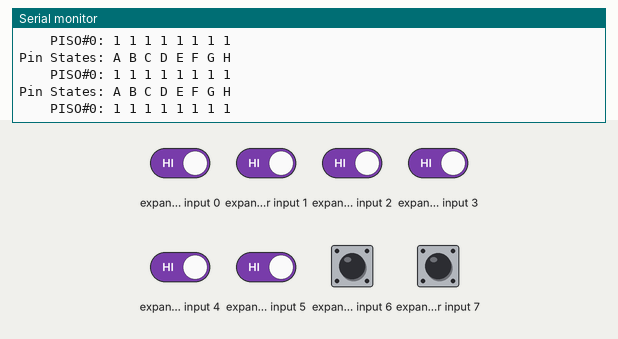
This sketch was run on a simulated Arduino Uno, built with avr-gcc and run on an emulated ATmega328P. On the bench: the last lines printed to the serial monitor. Wiring (inferred from the names in the program): input shift register (74HC165): load pin 2; clock pin 7; serial out pin 3. The inputs (shaded band) are chosen by the test bench; at power-on: expander input 0–7 HIGH.

Above: at 2.3 s.
2.4 s: expander input 0 driven LOW
At 2.83 s:
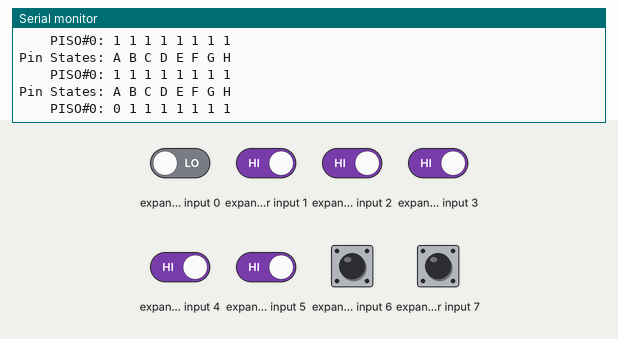
3.9 s: expander input 1 driven LOW
At 4.33 s:
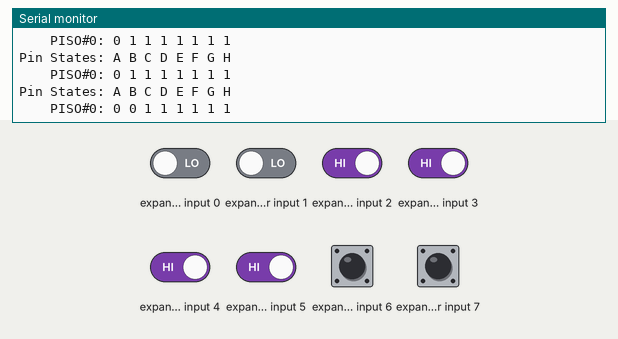
5.4 s: expander input 2 driven LOW
At 5.84 s:
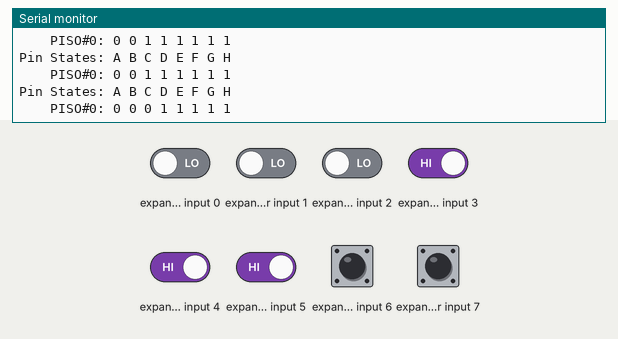
6.9 s: expander input 3 driven LOW
At 7.34 s:
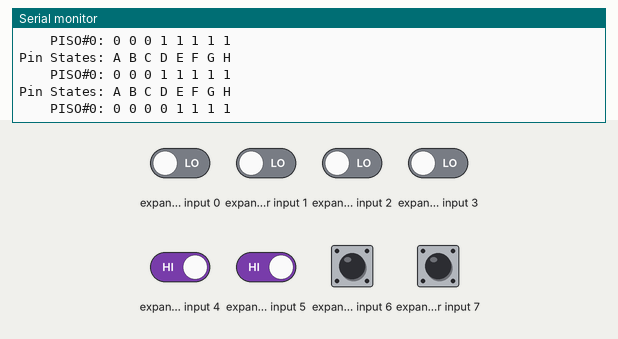
8.4 s: expander input 4 driven LOW
At 8.84 s:
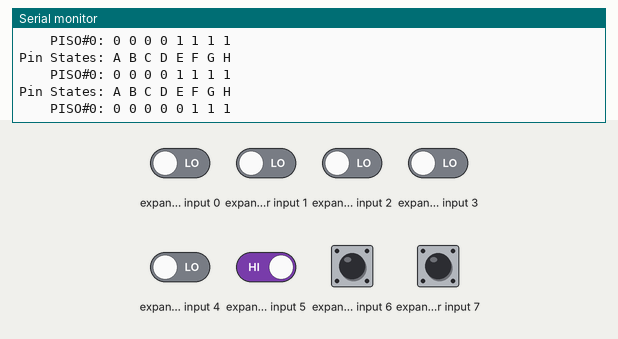
9.9 s: expander input 5 driven LOW
At 10.35 s:
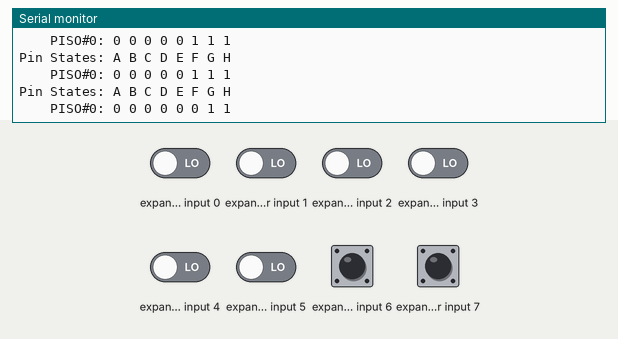

Measured:
- after the input at 2.4 s, the serial monitor: prints a new line after 0.13 s (image 1)
- after the input at 3.9 s, the serial monitor: prints a new line after 0.13 s (image 2)
- after the input at 5.4 s, the serial monitor: prints a new line after 0.14 s (image 3)
- after the input at 6.9 s, the serial monitor: prints a new line after 0.14 s (image 4)
- after the input at 8.4 s, the serial monitor: prints a new line after 0.15 s (image 5)
- after the input at 9.9 s, the serial monitor: prints a new line after 0.15 s (image 6)

The sketch:

PISO_SN74HC165N.ino
```cpp
/*
 * SN74HC165N DEMO
 *
 * PISO - Parallel in, Serial out. The SN74HC165N accepts 8 inputs
 * in parallel and outputs their states on one serial line
 *
 * You have a lot of digital input connections to make, but
 * not enough pins on your microcontroller to connect them all.
 * Rather than buying a more expensive microcontroller with more
 * pins, try adding some inexpensive PISO registers!
 *
 * Use PISO registers for:
 * -Expanding the number of input pins available
 * -Inputs that need to read a HIGH and LOW state
 *
 * Do NOT use PISO registers for:
 * -Input pins with extremely tight timing requirements (us)
 * -Analog data
 * -Communication protocols through a PISO pin (I2C, SPI, etc)
 *
 * You will need 3 IO pins to control any amount of PISO
 * registers daisy chained together. The last PISO register
 * in the chain will have nothing connected to pin 10.
 *
 * PISO#0 __ __
 *       |  U  |
 *  LOAD-|1  16|-VCC
 *   CLK-|2  15|-GND
 *     E-|3  14|-D
 *     F-|4  13|-C
 *     G-|5  12|-B
 *     H-|6  11|-A
 *      -|7  10|- to PISO#1 pin 9
 *   GND-|8   9|-DATA
 *       |_____|
 *
 * PISO#1 __ __
 *       |  U  |
 *  LOAD-|1  16|-VCC
 *   CLK-|2  15|-GND
 *    E'-|3  14|-D'
 *    F'-|4  13|-C'
 *    G'-|5  12|-B'
 *    H'-|6  11|-A'
 *      -|7  10|- to PISO#2 pin 9, etc...
 *   GND-|8   9|- to PISO#0 pin 10
 *       |_____|
 *
 * by Adam Billingsley
 * created 7 Feb, 2023
 */

#define numPISO     1    // Number of PISO registers in daisy chain
#define loadPin     2    // Pin 1 on all SN74HC165N
#define clockPin    7    // Pin 2 on all SN74HC165N
#define dataInPin   3    // Pin 9 on FIRST SN74HC165N
byte inputData[numPISO]; // Stores PISO data

/*
 * Function: pulsePin
 * Accepts a digital output pin and a pulse time
 * Pulses a pin LOW for the specified pulse time
 * in microseconds.
 */
void pulsePin(int pinName, int pulseTime){
  digitalWrite(pinName, LOW);
  delayMicroseconds(pulseTime);
  digitalWrite(pinName, HIGH);
  delayMicroseconds(pulseTime);
}

/*
 * Function: printPISO
 * Accepts a byte array and prints the input of
 * the PISO registers in the expected format returned
 * from readPISO()
 */
void printPISO(byte data[numPISO]){
  Serial.println("Pin States: A B C D E F G H"); // Print header row in LSBFIRST order
  for(int i=0; i<numPISO; i++){                  // For each byte..
    Serial.print("    PISO#");                   // Print the expected PISO register number
    Serial.print(i);
    Serial.print(": ");
    for (int j=0; j<8; j++){                     // For each bit...
      Serial.print(bitRead(data[i], j));         // Print the state of the PISO
      Serial.print(" ");                         // register pin in LSBFIRST order
    }
    Serial.println();
  }
  Serial.println();
}

/*
 * Function: readPISO
 * Accepts a byte array and writes the data from the PISO
 * registers to the byte array.
 * Per the datasheet, data is loaded MSBFIRST, so the first
 * bit in will be received from pin H in the PISO register chain.
 *
 * If you had two PISO registers daisy chained, with 0A denoting
 * Pin A on the first PISO register and 1A denoting Pin A on the
 * second PISO register, the PHYSICAL order of pins being read
 * from would be the following:
 *
 * Bit#: 00 01 02 03 04 05 06 07 08 09 10 11 12 13 14 15
 * Pin#: 0H 0G 0F 0E 0D 0C 0B 0A 1H 1G 1F 1E 1D 1C 1B 1A
 *
 * However, this function writes the data to the byte array
 * in LSBFIRST order for ease of programming and readability.
 *
 * Example:
 * Suppose you have two PISO registers in a chain and the states
 * of the PISO registers are the following...
 *
 * Pin States: A B C D E F G H
 *     PISO#0: 0 1 1 1 1 1 1 1
 *     PISO#1: 0 0 0 0 0 0 0 1
 *
 * The resulting input written to the byte array will be...
 * byte data = {127,1}; // (b01111111,b00000001)
 */
void readPISO(byte data[numPISO]){
  digitalWrite(clockPin, HIGH);                     // Data is shifted when clock pin changes from LOW to HIGH, so ensure it starts HIGH
  pulsePin(loadPin, 5);                             // Pulse load pin to snapshot all PISO pin states and start at the beginning
  for(int i=0; i<numPISO; i++){                     // For each PISO register...
    for(int j=7; j>=0; j--){                        // For each bit in the PISO register...
      bitWrite(data[i], j, digitalRead(dataInPin)); // Write the current bit to the corresponding bit in the input variable
      pulsePin(clockPin, 5);                        // Pulse the clock to shift the next bit in from the PISO register
    }
  }
}

void setup() {
  Serial.begin(19200);
  Serial.println();
  Serial.print("-----74HC165 demo-----");
  // Set all the pins of SN74HC165N, only the data pin is INPUT
  pinMode(clockPin, OUTPUT);
  pinMode(loadPin, OUTPUT);
  pinMode(dataInPin, INPUT);
}

void loop() {
  readPISO(inputData);
  printPISO(inputData);
  delay(500);
}
```
